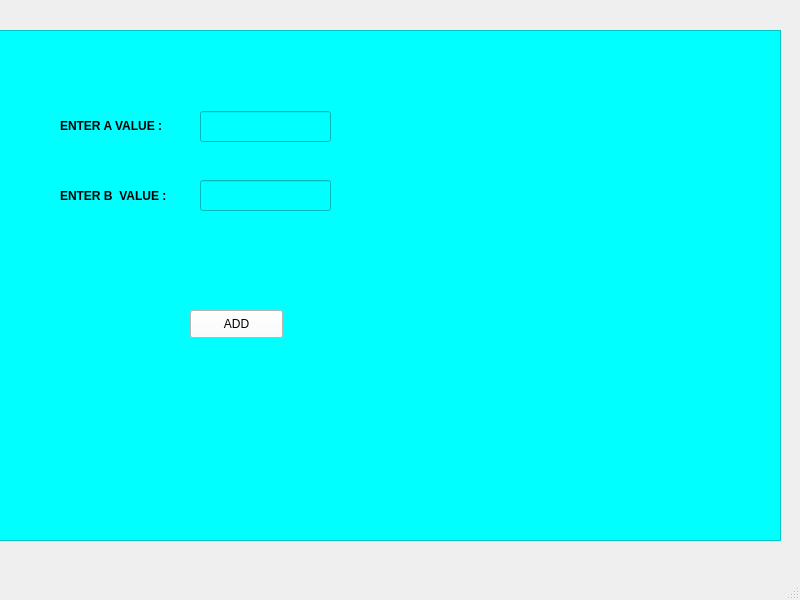
<?xml version="1.0" encoding="UTF-8"?>
<ui version="4.0">
 <class>MainWindow</class>
 <widget class="QMainWindow" name="MainWindow">
  <property name="geometry">
   <rect>
    <x>0</x>
    <y>0</y>
    <width>800</width>
    <height>600</height>
   </rect>
  </property>
  <property name="windowTitle">
   <string>MainWindow</string>
  </property>
  <widget class="QWidget" name="centralwidget">
   <widget class="QFrame" name="frame">
    <property name="geometry">
     <rect>
      <x>-10</x>
      <y>30</y>
      <width>791</width>
      <height>511</height>
     </rect>
    </property>
    <property name="styleSheet">
     <string notr="true">background-color: rgb(0, 255, 255);</string>
    </property>
    <property name="frameShape">
     <enum>QFrame::StyledPanel</enum>
    </property>
    <property name="frameShadow">
     <enum>QFrame::Raised</enum>
    </property>
    <widget class="QLabel" name="label">
     <property name="geometry">
      <rect>
       <x>70</x>
       <y>80</y>
       <width>161</width>
       <height>31</height>
      </rect>
     </property>
     <property name="font">
      <font>
       <weight>75</weight>
       <bold>true</bold>
      </font>
     </property>
     <property name="text">
      <string>ENTER A VALUE :</string>
     </property>
    </widget>
    <widget class="QLineEdit" name="lineEdit">
     <property name="geometry">
      <rect>
       <x>210</x>
       <y>81</y>
       <width>131</width>
       <height>31</height>
      </rect>
     </property>
    </widget>
    <widget class="QLabel" name="label_2">
     <property name="geometry">
      <rect>
       <x>70</x>
       <y>150</y>
       <width>161</width>
       <height>31</height>
      </rect>
     </property>
     <property name="font">
      <font>
       <weight>75</weight>
       <bold>true</bold>
      </font>
     </property>
     <property name="text">
      <string>ENTER B  VALUE :</string>
     </property>
    </widget>
    <widget class="QLineEdit" name="lineEdit_2">
     <property name="geometry">
      <rect>
       <x>210</x>
       <y>150</y>
       <width>131</width>
       <height>31</height>
      </rect>
     </property>
    </widget>
    <widget class="QPushButton" name="pushButton">
     <property name="geometry">
      <rect>
       <x>200</x>
       <y>280</y>
       <width>93</width>
       <height>28</height>
      </rect>
     </property>
     <property name="styleSheet">
      <string notr="true">background-color: rgb(255, 255, 255);
color: rgb(0, 0, 0);</string>
     </property>
     <property name="text">
      <string>ADD</string>
     </property>
    </widget>
    <widget class="QLabel" name="label_3">
     <property name="geometry">
      <rect>
       <x>140</x>
       <y>390</y>
       <width>291</width>
       <height>51</height>
      </rect>
     </property>
     <property name="text">
      <string/>
     </property>
    </widget>
   </widget>
  </widget>
  <widget class="QStatusBar" name="statusbar"/>
 </widget>
 <resources/>
 <connections/>
</ui>
